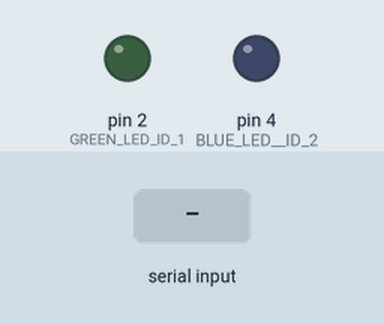
This sketch was run on a simulated Arduino Uno, built with avr-gcc and run on an emulated ATmega328P. Shown: output pins drawn as LEDs (lit = HIGH). The inputs (shaded band) are chosen by the test bench.

Above: at 1.2 s.
1.3 s: "1,90\n" received over Serial
At 3.1 s:
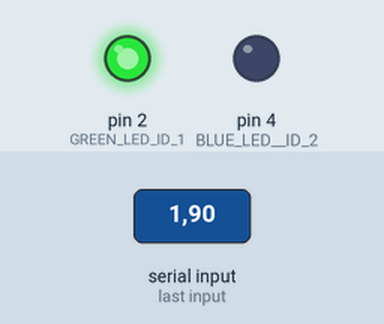
3.8 s: "1" received over Serial
At 6.0 s:
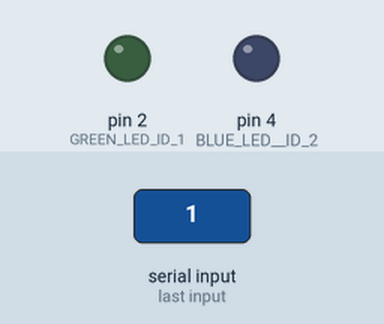
6.3 s: "1,90,45\n" received over Serial
At 8.4 s:
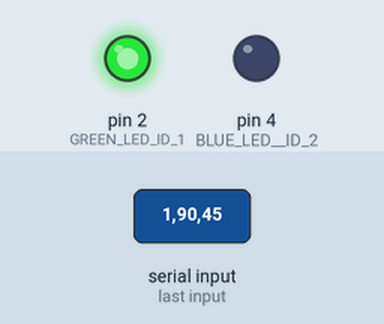
Timing chart, 0 to 33.2 s (numbered marks = the images above; inputs shaded):
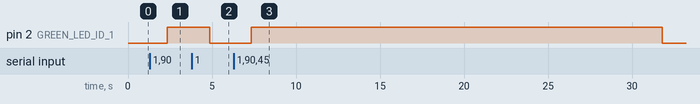

Measured:
- after the input at 1.3 s, pin 2 (GREEN_LED_ID_1): LOW → HIGH after 1.0 s
- after the input at 3.8 s, pin 2 (GREEN_LED_ID_1): HIGH → LOW after 1.1 s
- after the input at 6.3 s, pin 2 (GREEN_LED_ID_1): LOW → HIGH after 1.0 s, → LOW 24.5 s later

The sketch:

Multi_Thread.ino
```cpp
unsigned long startTime1;
unsigned long startTime2;
unsigned long startTime3;
String serialValue = "";
String serialCmd = "";
String numSecs = "";
int interval1 = 0;
int interval2 = 0;
int interval3 = 0;

void setup() {
  pinMode(2, OUTPUT); //GREEN LED ID 1
  pinMode(4, OUTPUT); //BLUE LED  ID 2
  pinMode(6, OUTPUT); //BUZZER    ID 3

  Serial.begin(9600,SERIAL_8N1); // opens serial port, sets data rate to 9600 bps
}

void loop() {
  if (Serial.available())
  {
    serialValue = Serial.readString();
    serialCmd = serialValue.substring(0, 1); //X;NN X=1,2,3 NN=00
    numSecs = serialValue.substring(4,2);

    if (serialCmd == "1")
    {
       startTime1 = millis();
       interval1 = numSecs.toInt() * 1000;
    }

    if (serialCmd == "2")
    {
       startTime2 = millis();
       interval2 = numSecs.toInt() * 1000;
    }

    if (serialCmd == "3")
    {
       startTime3 = millis();
       interval3 = numSecs.toInt() * 1000;
    }
  }

  thread_GreenLed(interval1);
  thread_BlueLed(interval2);
  thread_Buzzer(interval3);
}

void thread_GreenLed(int interval)
{
  if (interval > 0)
    digitalWrite(2, HIGH);

  unsigned long currentTime = millis();
  unsigned long elapsedTime = currentTime - startTime1;

  if (elapsedTime > interval)
    digitalWrite(2, LOW);

  delay(10);
}

void thread_BlueLed(int interval)
{
  if (interval > 0)
    digitalWrite(4, HIGH);

  unsigned long currentTime = millis();
  unsigned long elapsedTime = currentTime - startTime2;

  if (elapsedTime > interval)
    digitalWrite(4, LOW);

  delay(10);
}

void thread_Buzzer(int interval)
{
  if (interval > 0)
    tone(6, 500);

  unsigned long currentTime = millis();
  unsigned long elapsedTime = currentTime - startTime3;

  if (elapsedTime > interval)
    noTone(6);

  delay(10);
}
```
